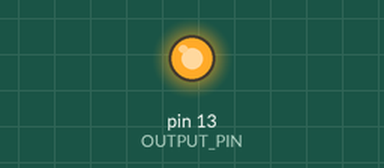
This sketch was run on a simulated Arduino Uno, built with avr-gcc and run on an emulated ATmega328P. Shown: output pins drawn as LEDs (lit = HIGH). What the sketch prints to the serial monitor is not drawn.

Above: at 0.4 s.
At 23.1 s:
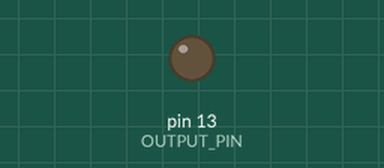
Timing chart, 0 to 33.8 s (numbered marks = the images above):
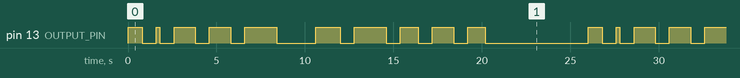

Measured:
- by itself, pin 13 (OUTPUT_PIN): repeats every 26.0 s: LOW 0.80 s, HIGH 0.20 s, 2 × (LOW 0.80 s, HIGH 1.2 s), LOW 0.80 s, HIGH 1.8 s, LOW 2.2 s, HIGH 1.4 s, LOW 0.80 s, HIGH 1.8 s, LOW 0.80 s, HIGH 1.0 s, LOW 0.80 s, HIGH 1.2 s, LOW 0.80 s, HIGH 1.0 s, LOW 5.8 s, HIGH 0.80 s
- by itself, everything shown: repeats every 26.0 s, in 20 steps

The sketch:

telegraph.ino
```cpp
#include <telegraph.h>

const unsigned int BAUD_RATE = 9600;
const unsigned int OUTPUT_PIN = 13;
const unsigned int DIT_LENGTH = 200;

Telegraph telegraph(OUTPUT_PIN, DIT_LENGTH);

void setup() {
  Serial.begin(BAUD_RATE);
}

void loop() {
  telegraph.send_message("Hello, World!");
  delay(5000);
}
```
